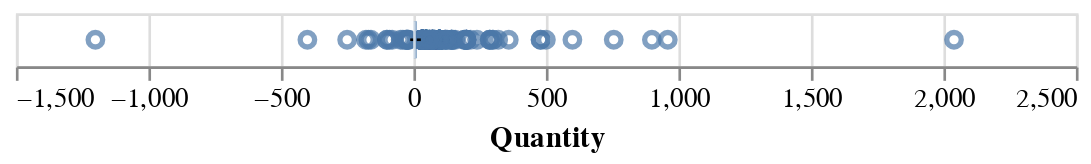

Notebook source saved alongside this figure:
### Code cell
# Histogram 
# boxplot 
box = alt.Chart(df_eda).mark_boxplot().encode(
    x = alt.X("Quantity")
)
box

### Figure 1 — Vega-Lite specification as saved in the notebook (floating-point values rounded to 4 significant figures; data arrays with more than 128 entries replaced by an {"elided": "..."} marker saying what was removed)
{"config": {"view": {"continuousWidth": 400, "continuousHeight": 300}}, "data": {"name": "data-562e2f1f2505f499c1c395999a6023c2"}, "mark": "boxplot", "encoding": {"x": {"type": "quantitative", "field": "Quantity"}}, "$schema": "https://vega.github.io/schema/vega-lite/v4.8.1.json", "datasets": {"data-562e2f1f2505f499c1c395999a6023c2": {"elided": "5000 records"}}}
